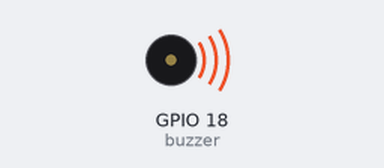
A program run on a simulated Raspberry Pi (BCM pin numbers). Parts: buzzer (waves = sounding). At 10.5 s the program stops and its outputs stay as they are.

Above: at 0.7 s.
Timing chart, 0 to 6.9 s (numbered marks = the images above):
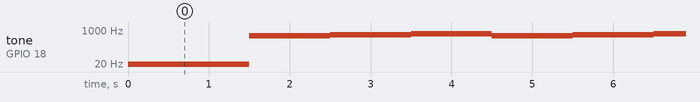

The program:

buzzer7.py
```python
import RPi.GPIO as GPIO
import time
buzzer =18
freq=[523,587,659,698,784,880,988,1047]
GPIO.setmode(GPIO.BCM)
GPIO.setup(buzzer,GPIO.OUT)
GPIO.setwarnings(False)

pwm=GPIO.PWM(buzzer,1.0)
pwm.start(50.0)
time.sleep(1.5)
for cnt in range(0,3):
    pwm.ChangeFrequency(freq[0])
    time.sleep(1.0)
    pwm.ChangeFrequency(freq[1])
    time.sleep(1.0)
    pwm.ChangeFrequency(freq[2])
    time.sleep(1.0)

pwm.stop()
GPIO.cleanup()
```

Measured:
- by itself, tone on GPIO 18 (buzzer): repeats every 3.0 s: 523 Hz 1.0 s, 587 Hz 1.0 s, 659 Hz 1.0 s
